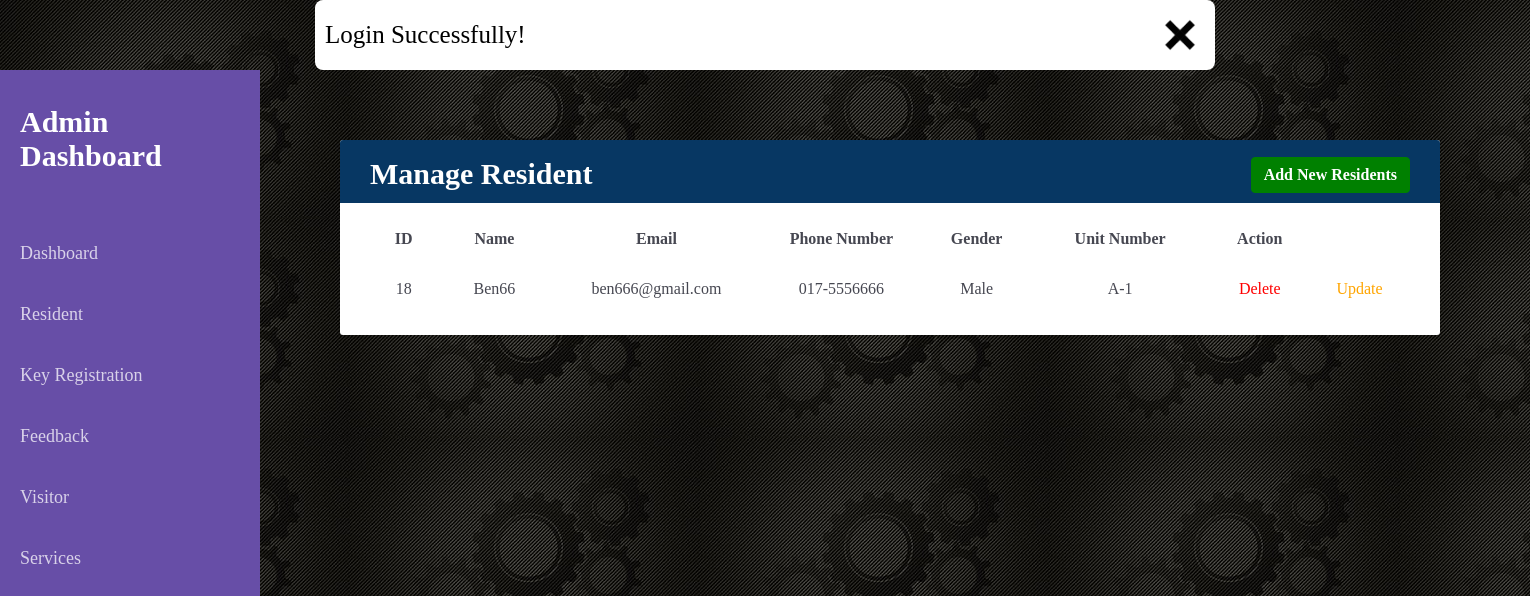
Screenshot of /code/admin/manage_resident.php (signed in) with the database file from the repository.
### tables this page shows
CREATE TABLE `resident` (
  `resident_id` int(100) NOT NULL,
  `resident_name` varchar(50) NOT NULL,
  `resident_email` varchar(50) NOT NULL,
  `resident_number` varchar(12) NOT NULL,
  `resident_unit` varchar(255) NOT NULL,
  `resident_gender` varchar(255) NOT NULL,
  `resident_password` varchar(50) NOT NULL
);

### code/admin/manage_resident.php (the view, shortened to what this page needs)
<?php include("data_connection.php");
if (isset($_SESSION['success_message'])) {
    $success_messages = is_array($_SESSION['success_message']) ? $_SESSION['success_message'] : [$_SESSION['success_message']];
    foreach ($success_messages as $success_message) {
        echo '<div class="message success"><span>' . $success_message . '</span> <i class="alert-message" onclick="this.parentElement.style.display = `none`;">
            <img src="image/cross.png" alt="" class="cross-icon"></i> </div>';
    }
}
?>
<!DOCTYPE html>
<html>
 <head>
	<link rel="stylesheet" href="https://cdnjs.cloudflare.com/ajax/libs/remixicon/3.5.0/remixicon.css">
	<link rel="stylesheet" href="css/styles.css" />
 </head>
  <body>
    <div class="grid-container">
     <?php include 'sidebar.php'; ?>
      <main class="main-container">
        <div class="container">
	<div class="table-responsive">
		<div class="table-wrapper">
			<div class="table-title">
						<h2>Manage <b>Resident</b> <a href="add_resident.php" class="Addbtn"><i class="ri-user-add-fill"></i> Add New Residents</a></h2>
			</div>
			<table class="table">
				<thead>
					<tr>
						<th>ID</th>
						<th>Name</th>
						<th>Email</th>
						<th>Phone Number</th>
						<th>Gender</th>
						<th>Unit Number</th>
						<th>Action</th>
					</tr>
				</thead>
				<tbody>
				<?php
				$results = mysqli_query($connect, "SELECT * FROM `resident`");
				if(mysqli_num_rows($results) > 0){
                while($row = mysqli_fetch_assoc($results)){
				?>
					<tr>
						<td><?php echo $row['resident_id']; ?></td>
						<td><?php echo $row['resident_name']; ?></td>
						<td><?php echo $row['resident_email']; ?></td>
						<td><?php echo $row['resident_number']; ?></td>
						<td><?php echo $row['resident_gender']; ?></td>
						<td><?php echo $row['resident_unit']; ?></td>
						<form action="" method="POST">
						<div class="flex-btn">
							<td><i class="ri-delete-bin-fill"></i><a href="manage_resident.php?delete=<?= $row['resident_id']; ?>" class="Deletebtn" onclick="return confirm('Are You Sure You Want To Delete This Resident Account?');">Delete</a></td>
							<td><i class="ri-edit-box-fill"></i><a href="manage_resident.php?updated=<?php echo $row['resident_id']; ?>" class="Updatebtn">Update</a></td>
						</div>
						</form>
					</tr>
				<?php
				};
					}
				else
				{
					echo '<p class="empty">No Resident Account Yet!</p>';
				}
				?>
				</tbody>
			</table>
	</div>
</div>
</div>
      </main>
    </div>
  </body>
</html>

### code/admin/css/styles.css (style rules this page uses)
* { box-sizing: border-box; padding: 0; margin: 0; }
body, input, button { font-family: Average; font-size: 17px; }
body { background-image: url("image/admin_bg.jpg"); background-size: cover; background-repeat: no-repeat; background-position-x: center; background-position-y: center; }
a { text-decoration: none; }
img { display: block; max-width: 100%; height: auto; }
.message { background-color: blue; position: sticky; top:0; z-index: 10000; border-radius: .5rem; background-color: white; padding:10px 10px; margin:0 auto; max-width: 900px; display: flex; align-items: center; justify-content: space-between; }
.message span { font-size: 25px; color:black; font-family: Comic Sans MS; }
.cross-icon { width:50px; height:50px; cursor:pointer; }

### rows the page displays
resident: resident_id "18", resident_name "Ben66", resident_email "ben666@gmail.com", resident_number "017-5556666", resident_gender "Male", resident_unit "A-1"

### other values shown
$success_message "Login Successfully!"
